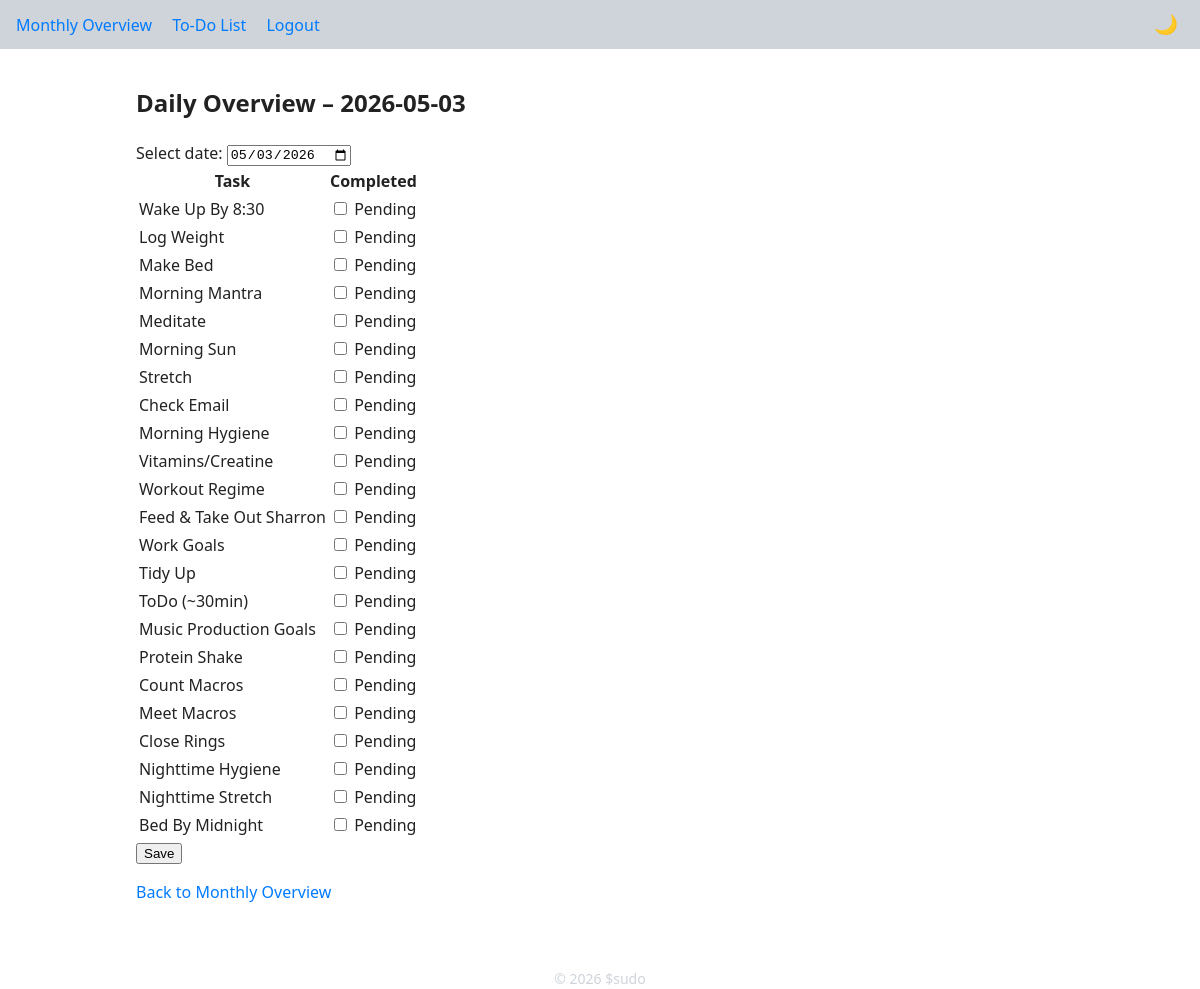
Screenshot of /daily?date=2026-05-03 (signed in) with the database file from the repository.
### app/models.py (models this page shows)
class TaskList(db.Model):
    __tablename__ = 'task_lists'
    id = db.Column(db.Integer, primary_key=True)
    user_id = db.Column(db.Integer, db.ForeignKey('users.id'), nullable=False)
    name = db.Column(db.String(200), nullable=False)
    position = db.Column(db.Integer, nullable=False, default=0)
    start_date = db.Column(db.Date, nullable=False)  # <-- new
    end_date = db.Column(db.Date, nullable=True)     # <-- new

### app/routes/tasks.py (the view, shortened to what this page needs)
@bp.route("/daily", methods=["GET", "POST"])
@login_required
def daily():
    date_str = request.args.get("date")
    if not date_str:
        date_str = date.today().isoformat()
    try:
        date.fromisoformat(date_str)
    except ValueError:
        return redirect(url_for("main.monthly"))
    statuses = get_daily_status(current_user, date_str)
    day_obj = date.fromisoformat(date_str)
    active_tasks = (
        TaskList.query.filter_by(user_id=current_user.id)
        .filter(TaskList.start_date <= day_obj)
        .filter(
            (TaskList.end_date == None) | (TaskList.end_date > day_obj)
        )
        .order_by(TaskList.position)
        .all()
    )
    task_names = [t.name for t in active_tasks]
    return render_template(
        "tasks/daily.html",
        date=date_str,
        tasks=task_names,
        statuses=statuses,
    )

### app/__init__.py (called while the page is built)
def create_app(config_name: str = 'development') -> Flask:
    app = Flask(__name__, instance_relative_config=True)
    from .config import DevelopmentConfig, ProductionConfig
    config_cls = {
        'development': DevelopmentConfig,
        'production': ProductionConfig
    }[config_name]
    app.config.from_object(config_cls)
    try:
        os.makedirs(app.instance_path, exist_ok=True)
    except OSError as exc:  # pragma: no cover
        raise RuntimeError(f'Failed to create instance folder: {exc}')
    db.init_app(app)
    login_manager.init_app(app)
    csrf.init_app(app)
    from .routes import bp as main_bp
    app.register_blueprint(main_bp)
    with app.app_context():
        db.create_all()
    @app.context_processor
    def inject_current_year():
        return {'current_year': __import__('datetime').datetime.utcnow().year}
    return app

### app/helpers.py (called while the page is built)
def get_daily_status(user, date_str):
    day_obj = date.fromisoformat(date_str)
    tasks = (
        TaskList.query.filter_by(user_id=user.id)
        .filter(TaskList.start_date <= day_obj)
        .filter((TaskList.end_date == None) | (TaskList.end_date > day_obj))
        .order_by(TaskList.position)
        .all()
    )
    status_map = {t.name: False for t in tasks}
    for dt in DailyTask.query.filter_by(user_id=user.id, date=day_obj).all():
        task_name = TaskList.query.get(dt.task_id).name
        status_map[task_name] = dt.status
    return status_map

### app/models.py (called while the page is built)
@login_manager.user_loader
def load_user(user_id: str):
    return User.query.get(int(user_id))

### app/templates/tasks/daily.html (shortened to what this page needs)
{% extends "base.html" %}
{% block content %}
<h2>Daily Overview – {{ date }}</h2>
<form method="get" action="{{ url_for('main.daily') }}">
    <label for="date-select">Select date:</label>
    <input type="date" id="date-select" name="date" value="{{ date }}" onchange="this.form.submit()">
</form>
<form method="post" action="{{ url_for('main.daily', date=date) }}">
    <table class="task-table">
        <thead>
            <tr>
                <th>Task</th>
                <th>Completed</th>
            </tr>
        </thead>
        <tbody>
            {% for task in tasks %}
            <tr>
                <td>{{ task }}</td>
                <td>
                    <input type="checkbox" name="task_{{ loop.index0 }}"
                           id="task_{{ loop.index0 }}"
                           {% if statuses[task] %}checked{% endif %}>
                    <label for="task_{{ loop.index0 }}">
                        {% if statuses[task] %}Done{% else %}Pending{% endif %}
                    </label>
                </td>
            </tr>
            {% endfor %}
        </tbody>
    </table>
    <button type="submit">Save</button>
</form>
<p><a href="{{ url_for('main.monthly') }}">Back to Monthly Overview</a></p>
{% endblock %}

### app/static/css/style.css (style rules this page uses)
:root { --bg: #ffffff; --text: #222222; --accent: #007bff; --danger: #dc3545; --success: #28a745; --warning: #ffc107; --border: #ced4da; --border-radius: 4px; --font-family: system-ui, sans-serif; }
html, body { margin: 0; padding: 0; font-family: var(--font-family); background: var(--bg); color: var(--text); line-height: 1.5; }
*, *::before, *::after { box-sizing: border-box; }
a { color: var(--accent); text-decoration: none; }

### rows the page displays
TaskList: name "Wake Up By 8:30", shows "Pending"
TaskList: name "Log Weight", shows "Pending"
TaskList: name "Make Bed", shows "Pending"
TaskList: name "Morning Mantra", shows "Pending"
TaskList: name "Meditate", shows "Pending"
TaskList: name "Morning Sun", shows "Pending"
TaskList: name "Stretch", shows "Pending"
TaskList: name "Check Email", shows "Pending"
TaskList: name "Morning Hygiene", shows "Pending"
TaskList: name "Vitamins/Creatine", shows "Pending"
TaskList: name "Workout Regime", shows "Pending"
TaskList: name "Feed & Take Out Sharron", shows "Pending"
TaskList: name "Work Goals", shows "Pending"
TaskList: name "Tidy Up", shows "Pending"
TaskList: name "ToDo (~30min)", shows "Pending"
TaskList: name "Music Production Goals", shows "Pending"
TaskList: name "Protein Shake", shows "Pending"
TaskList: name "Count Macros", shows "Pending"
TaskList: name "Meet Macros", shows "Pending"
TaskList: name "Close Rings", shows "Pending"
TaskList: name "Nighttime Hygiene", shows "Pending"
TaskList: name "Nighttime Stretch", shows "Pending"
TaskList: name "Bed By Midnight", shows "Pending"

### other values shown
{{ date }} "2026-05-03"
{{ current_year }} "2026"
